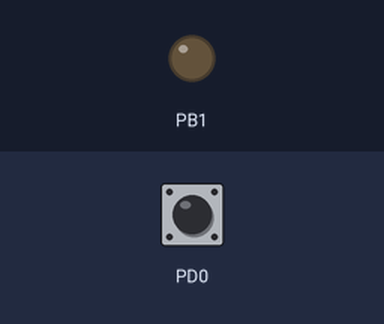
The program below on a simulated ATmega168, built with avr-gcc and emulated at 1 MHz. Shown: output pins drawn as LEDs (lit = HIGH). The inputs (shaded band) are chosen by the test bench; at power-on: PD0 HIGH.

Above: at 1.2 s.
1.3 s: PD0 pulled LOW for 0.15 s
At 1.37 s:
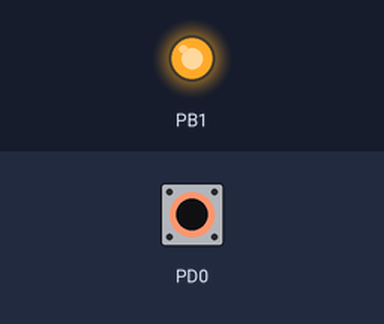
2.9 s: PD0 pulled LOW for 3.2 s
At 7.4 s:
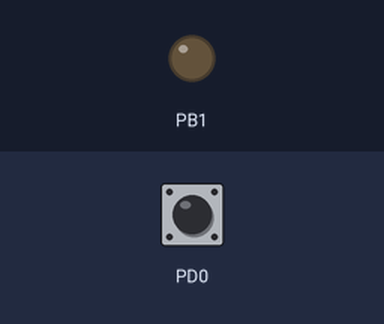
Timing chart, 0 to 8.9 s (numbered marks = the images above; inputs shaded):
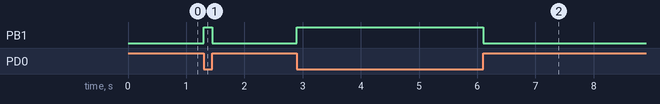

Measured:
- after the input at 1.3 s, PB1: LOW → HIGH at once, → LOW 0.15 s later
- after the input at 2.9 s, PB1: LOW → HIGH at once, → LOW 3.2 s later

The program:

main.cpp
```cpp
/*
 * button.cpp
 *
 * Created: 21.10.2022 12:47:42
 * Author : Herman Jonsaas
 */

#define F_CPU 1000000UL // 1MHz
#include <avr/io.h>
#include <util/delay.h>

int main(void)
{

	DDRB = DDRB | (1 << PB1);
	DDRD = DDRD & ~(1 << PD0);
	PORTD = (1 << PD0);

   	PORTB = PORTB & ~( 1 << PB1) ;

    while (1)
    {

		int pinValue = (PIND & (1 << PD0) >> PD0);


		if(pinValue == 0) // Hvis du leser 0
		{
			PORTB = PORTB | ( 1 << PB1) ;
		}

		else if(pinValue == 1)
		{
			PORTB = PORTB & ~( 1 << PB1) ;
		}

    }

}
```
